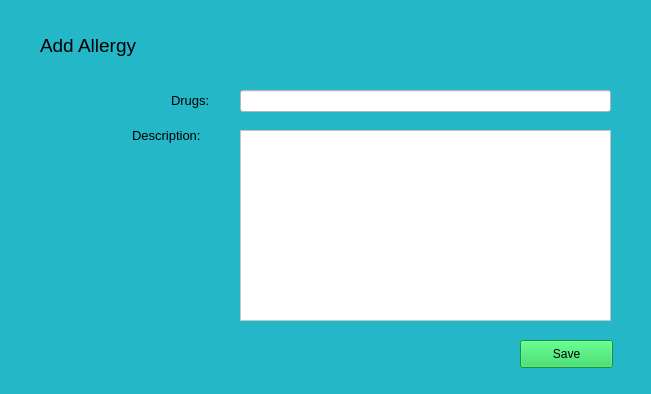
<?xml version="1.0" encoding="UTF-8"?>
<ui version="4.0">
 <class>addAllergyWindow</class>
 <widget class="QMainWindow" name="addAllergyWindow">
  <property name="geometry">
   <rect>
    <x>0</x>
    <y>0</y>
    <width>651</width>
    <height>394</height>
   </rect>
  </property>
  <property name="minimumSize">
   <size>
    <width>651</width>
    <height>394</height>
   </size>
  </property>
  <property name="maximumSize">
   <size>
    <width>651</width>
    <height>394</height>
   </size>
  </property>
  <property name="windowTitle">
   <string>e-Pet - Add Allergy</string>
  </property>
  <property name="styleSheet">
   <string notr="true">background: #23B7C8;</string>
  </property>
  <widget class="QWidget" name="centralwidget">
   <widget class="QLabel" name="label">
    <property name="geometry">
     <rect>
      <x>40</x>
      <y>30</y>
      <width>171</width>
      <height>31</height>
     </rect>
    </property>
    <property name="font">
     <font>
      <pointsize>14</pointsize>
     </font>
    </property>
    <property name="text">
     <string>Add Allergy</string>
    </property>
   </widget>
   <widget class="QLabel" name="label_2">
    <property name="geometry">
     <rect>
      <x>171</x>
      <y>90</y>
      <width>51</width>
      <height>21</height>
     </rect>
    </property>
    <property name="font">
     <font>
      <pointsize>10</pointsize>
     </font>
    </property>
    <property name="text">
     <string>Drugs:</string>
    </property>
   </widget>
   <widget class="QLineEdit" name="allergyDrugsField">
    <property name="geometry">
     <rect>
      <x>240</x>
      <y>90</y>
      <width>371</width>
      <height>22</height>
     </rect>
    </property>
    <property name="styleSheet">
     <string notr="true">background: white;</string>
    </property>
   </widget>
   <widget class="QPushButton" name="saveAllergyButton">
    <property name="geometry">
     <rect>
      <x>520</x>
      <y>340</y>
      <width>93</width>
      <height>28</height>
     </rect>
    </property>
    <property name="styleSheet">
     <string notr="true">background: #1CD050;</string>
    </property>
    <property name="text">
     <string>Save</string>
    </property>
   </widget>
   <widget class="QLabel" name="label_4">
    <property name="geometry">
     <rect>
      <x>132</x>
      <y>125</y>
      <width>91</width>
      <height>21</height>
     </rect>
    </property>
    <property name="font">
     <font>
      <pointsize>10</pointsize>
     </font>
    </property>
    <property name="text">
     <string>Description:</string>
    </property>
   </widget>
   <widget class="QTextEdit" name="allergyDescriptionField">
    <property name="geometry">
     <rect>
      <x>240</x>
      <y>130</y>
      <width>371</width>
      <height>191</height>
     </rect>
    </property>
    <property name="styleSheet">
     <string notr="true">background: white;</string>
    </property>
   </widget>
  </widget>
 </widget>
 <resources/>
 <connections/>
</ui>
